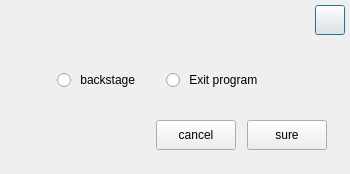
<?xml version="1.0" encoding="UTF-8"?>
<ui version="4.0">
 <class>close_or_hide</class>
 <widget class="QDialog" name="close_or_hide">
  <property name="geometry">
   <rect>
    <x>0</x>
    <y>0</y>
    <width>350</width>
    <height>174</height>
   </rect>
  </property>
  <property name="windowTitle">
   <string>Dialog</string>
  </property>
  <property name="styleSheet">
   <string notr="true"/>
  </property>
  <widget class="QWidget" name="widget" native="true">
   <property name="geometry">
    <rect>
     <x>0</x>
     <y>0</y>
     <width>350</width>
     <height>174</height>
    </rect>
   </property>
   <property name="sizePolicy">
    <sizepolicy hsizetype="Preferred" vsizetype="Fixed">
     <horstretch>0</horstretch>
     <verstretch>0</verstretch>
    </sizepolicy>
   </property>
   <property name="styleSheet">
    <string notr="true"/>
   </property>
   <widget class="QWidget" name="verticalLayoutWidget">
    <property name="geometry">
     <rect>
      <x>310</x>
      <y>0</y>
      <width>40</width>
      <height>36</height>
     </rect>
    </property>
    <layout class="QHBoxLayout" name="horizontalLayout">
     <property name="leftMargin">
      <number>5</number>
     </property>
     <property name="topMargin">
      <number>5</number>
     </property>
     <property name="rightMargin">
      <number>5</number>
     </property>
     <item>
      <widget class="QPushButton" name="closebtn">
       <property name="minimumSize">
        <size>
         <width>30</width>
         <height>30</height>
        </size>
       </property>
       <property name="maximumSize">
        <size>
         <width>30</width>
         <height>30</height>
        </size>
       </property>
       <property name="styleSheet">
        <string notr="true"/>
       </property>
       <property name="text">
        <string/>
       </property>
      </widget>
     </item>
    </layout>
   </widget>
   <widget class="QWidget" name="verticalLayoutWidget_2">
    <property name="geometry">
     <rect>
      <x>0</x>
      <y>60</y>
      <width>351</width>
      <height>40</height>
     </rect>
    </property>
    <layout class="QHBoxLayout" name="horizontalLayout_2">
     <property name="spacing">
      <number>0</number>
     </property>
     <item>
      <spacer name="horizontalSpacer">
       <property name="orientation">
        <enum>Qt::Horizontal</enum>
       </property>
       <property name="sizeType">
        <enum>QSizePolicy::Fixed</enum>
       </property>
       <property name="sizeHint" stdset="0">
        <size>
         <width>57</width>
         <height>20</height>
        </size>
       </property>
      </spacer>
     </item>
     <item>
      <widget class="QRadioButton" name="radioButton">
       <property name="sizePolicy">
        <sizepolicy hsizetype="Maximum" vsizetype="Fixed">
         <horstretch>0</horstretch>
         <verstretch>0</verstretch>
        </sizepolicy>
       </property>
       <property name="styleSheet">
        <string notr="true"/>
       </property>
       <property name="text">
        <string> backstage</string>
       </property>
       <property name="iconSize">
        <size>
         <width>14</width>
         <height>14</height>
        </size>
       </property>
      </widget>
     </item>
     <item>
      <spacer name="horizontalSpacer_3">
       <property name="orientation">
        <enum>Qt::Horizontal</enum>
       </property>
       <property name="sizeHint" stdset="0">
        <size>
         <width>40</width>
         <height>20</height>
        </size>
       </property>
      </spacer>
     </item>
     <item>
      <widget class="QRadioButton" name="radioButton_2">
       <property name="sizePolicy">
        <sizepolicy hsizetype="Maximum" vsizetype="Fixed">
         <horstretch>0</horstretch>
         <verstretch>0</verstretch>
        </sizepolicy>
       </property>
       <property name="minimumSize">
        <size>
         <width>120</width>
         <height>0</height>
        </size>
       </property>
       <property name="maximumSize">
        <size>
         <width>120</width>
         <height>16777215</height>
        </size>
       </property>
       <property name="styleSheet">
        <string notr="true"/>
       </property>
       <property name="text">
        <string> Exit program </string>
       </property>
       <property name="iconSize">
        <size>
         <width>14</width>
         <height>14</height>
        </size>
       </property>
      </widget>
     </item>
     <item>
      <spacer name="horizontalSpacer_2">
       <property name="orientation">
        <enum>Qt::Horizontal</enum>
       </property>
       <property name="sizeHint" stdset="0">
        <size>
         <width>80</width>
         <height>20</height>
        </size>
       </property>
      </spacer>
     </item>
    </layout>
   </widget>
   <widget class="QWidget" name="widget_2" native="true">
    <property name="geometry">
     <rect>
      <x>0</x>
      <y>120</y>
      <width>351</width>
      <height>31</height>
     </rect>
    </property>
    <property name="sizePolicy">
     <sizepolicy hsizetype="Minimum" vsizetype="Minimum">
      <horstretch>0</horstretch>
      <verstretch>0</verstretch>
     </sizepolicy>
    </property>
    <layout class="QHBoxLayout" name="horizontalLayout_3">
     <property name="spacing">
      <number>0</number>
     </property>
     <property name="leftMargin">
      <number>0</number>
     </property>
     <property name="topMargin">
      <number>0</number>
     </property>
     <property name="rightMargin">
      <number>0</number>
     </property>
     <property name="bottomMargin">
      <number>0</number>
     </property>
     <item>
      <spacer name="horizontalSpacer_4">
       <property name="orientation">
        <enum>Qt::Horizontal</enum>
       </property>
       <property name="sizeHint" stdset="0">
        <size>
         <width>156</width>
         <height>20</height>
        </size>
       </property>
      </spacer>
     </item>
     <item>
      <widget class="QPushButton" name="cancelbtn">
       <property name="minimumSize">
        <size>
         <width>80</width>
         <height>30</height>
        </size>
       </property>
       <property name="maximumSize">
        <size>
         <width>80</width>
         <height>30</height>
        </size>
       </property>
       <property name="styleSheet">
        <string notr="true"/>
       </property>
       <property name="text">
        <string>cancel</string>
       </property>
      </widget>
     </item>
     <item>
      <spacer name="horizontalSpacer_5">
       <property name="orientation">
        <enum>Qt::Horizontal</enum>
       </property>
       <property name="sizeHint" stdset="0">
        <size>
         <width>10</width>
         <height>20</height>
        </size>
       </property>
      </spacer>
     </item>
     <item>
      <widget class="QPushButton" name="surebtn">
       <property name="minimumSize">
        <size>
         <width>80</width>
         <height>30</height>
        </size>
       </property>
       <property name="maximumSize">
        <size>
         <width>80</width>
         <height>30</height>
        </size>
       </property>
       <property name="styleSheet">
        <string notr="true"/>
       </property>
       <property name="text">
        <string>sure</string>
       </property>
      </widget>
     </item>
     <item>
      <spacer name="horizontalSpacer_6">
       <property name="orientation">
        <enum>Qt::Horizontal</enum>
       </property>
       <property name="sizeType">
        <enum>QSizePolicy::Expanding</enum>
       </property>
       <property name="sizeHint" stdset="0">
        <size>
         <width>24</width>
         <height>20</height>
        </size>
       </property>
      </spacer>
     </item>
    </layout>
   </widget>
   <widget class="QWidget" name="widget_3" native="true">
    <property name="geometry">
     <rect>
      <x>0</x>
      <y>20</y>
      <width>351</width>
      <height>41</height>
     </rect>
    </property>
    <layout class="QHBoxLayout" name="horizontalLayout_4">
     <property name="spacing">
      <number>0</number>
     </property>
     <property name="leftMargin">
      <number>0</number>
     </property>
     <property name="topMargin">
      <number>0</number>
     </property>
     <property name="rightMargin">
      <number>0</number>
     </property>
     <property name="bottomMargin">
      <number>0</number>
     </property>
     <item>
      <spacer name="horizontalSpacer_7">
       <property name="orientation">
        <enum>Qt::Horizontal</enum>
       </property>
       <property name="sizeType">
        <enum>QSizePolicy::Fixed</enum>
       </property>
       <property name="sizeHint" stdset="0">
        <size>
         <width>24</width>
         <height>20</height>
        </size>
       </property>
      </spacer>
     </item>
     <item>
      <widget class="QLabel" name="label_6">
       <property name="minimumSize">
        <size>
         <width>24</width>
         <height>24</height>
        </size>
       </property>
       <property name="maximumSize">
        <size>
         <width>24</width>
         <height>24</height>
        </size>
       </property>
       <property name="styleSheet">
        <string notr="true">border-image: url(:/image/warning-24x24.png);</string>
       </property>
       <property name="text">
        <string/>
       </property>
      </widget>
     </item>
     <item>
      <widget class="QLabel" name="label">
       <property name="styleSheet">
        <string notr="true"/>
       </property>
       <property name="text">
        <string/>
       </property>
       <property name="margin">
        <number>0</number>
       </property>
      </widget>
     </item>
    </layout>
   </widget>
  </widget>
 </widget>
 <resources/>
 <connections/>
</ui>
